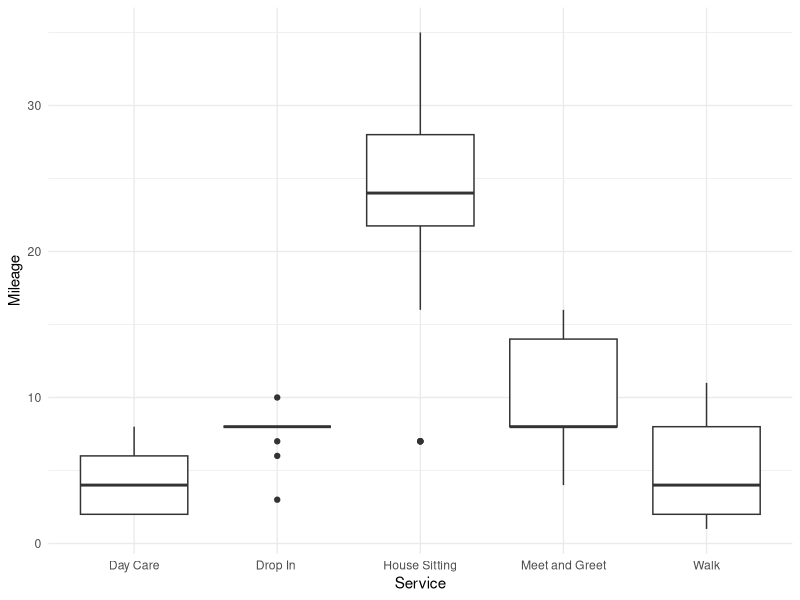
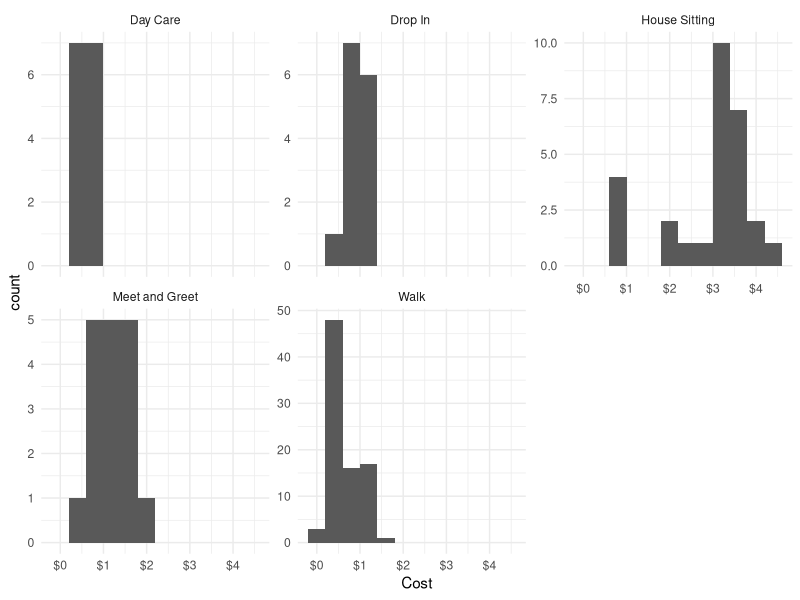

Reproduce these figures in R, in order. (Note: this script raises an error after producing the figures.)
## ---- chunk 1
setwd('C:/Users/Shelby/Desktop/EDA/Rover')

library(ggplot2)
library(ggthemes)
library(scales)

df = read.csv('Rover_mileage.csv')
## ---- chunk 2
sum(df$Mileage)
## ---- chunk 3
by(df$Mileage, df$Service, sum)
## ---- chunk 4
# boxplots of mileage by service type
ggplot(aes(y = Mileage, x = Service), data = df) +
  geom_boxplot() +
  theme_minimal()
## ---- chunk 5
# Total cost of fuel
sum(df$Cost)

# histogram of cost by service type
ggplot(aes(x = Cost), data = df) +
  geom_histogram(binwidth = 0.40) +
  theme_minimal() +
  scale_x_continuous(labels = dollar_format(prefix="$")) +
  facet_wrap(~Service, scales = 'free_y', ncol = 3)
## ---- chunk 6
# format date column
df$Date_formatted <- strptime(df$Date, format = '%m/%d/%Y')
# order by date
df = df[order(df$Date_formatted),]

# plot
ggplot(aes(x = Date_formatted, y = cumsum(Mileage)), data = df) +
  geom_line() +
  scale_y_continuous("Cummulative Mileage") +
  scale_x_datetime("Date", labels=date_format("%b %y")) +
  geom_point() +
  annotate("text", color = 'grey30',
           x = strptime(c("12-15-2017", "09-24-2017", "11-21-2017"), format = '%m-%d-%Y'), 
           y = c(850, 250, 490), 
           label = c('Trip to Vietnam', 'Little business', 'Week-long cycle')) +
  theme_minimal()
## ---- chunk 7
# calculate cummulative sum by service type
df$csum <- ave(df$Mileage, df$Service, FUN=cumsum)

# plot
ggplot(aes(x = Date_formatted, y = csum, color = Service), data = df) +
  geom_line() +
  scale_y_continuous("Cummulative Mileage") +
  scale_x_datetime("Date", labels=date_format("%b %y")) +
  geom_point() +
  theme_minimal() 
